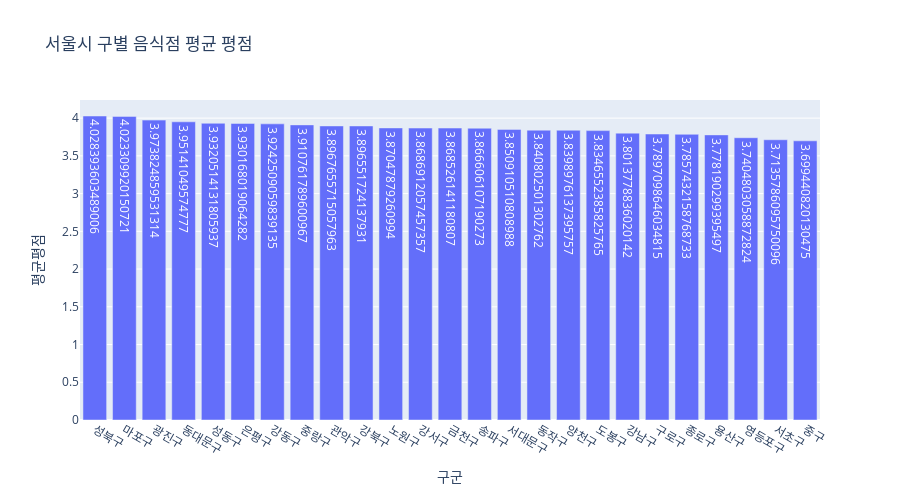

Notebook code for this chart:
### Code cell
seoul = df[df['시도'] == '서울']

gu_avg = seoul.groupby('구군')['reviewer_review_score'].agg(['mean', 'std', 'median', 'count']).reset_index()
gu_avg.columns = ['구군', '평균평점', '표준편차', '중앙값', '리뷰수']

gu_avg = gu_avg.sort_values('리뷰수', ascending=False)

fig = px.bar(
    gu_avg.sort_values('평균평점', ascending=False),
    x='구군',
    y='평균평점',
    title='서울시 구별 음식점 평균 평점',
    text='평균평점',
    hover_data={
        '평균평점': True,
        '표준편차': True,
        '중앙값': True,
        '리뷰수': True
    }
)

fig.update_layout(height=500, width=900)
fig.show()

### Figure 1 — Plotly figure (JSON) as saved in the notebook; plotly's stock layout.template omitted (floating-point values rounded to 4 significant figures)
{"data": [{"customdata": [[1.446, 5.0, 44020.0], [1.404, 5.0, 158200.0], [1.472, 5.0, 51080.0], [1.489, 5.0, 38570.0], [1.459, 5.0, 58660.0], [1.527, 5.0, 33150.0], [1.512, 5.0, 33940.0], [1.565, 5.0, 20680.0], [1.516, 5.0, 66600.0], [1.56, 5.0, 21290.0], [1.547, 5.0, 30740.0], [1.562, 5.0, 51240.0], [1.577, 5.0, 16280.0], [1.528, 5.0, 85870.0], [1.494, 5.0, 56340.0], [1.549, 5.0, 42220.0], [1.569, 5.0, 24220.0], [1.593, 5.0, 15630.0], [1.509, 5.0, 153700.0], [1.591, 5.0, 25850.0], [1.482, 4.0, 111100.0], [1.509, 4.0, 84040.0], [1.529, 4.0, 76370.0], [1.558, 4.0, 84450.0], [1.537, 4.0, 98720.0]], "hovertemplate": "구군=%{x}<br>평균평점=%{text}<br>표준편차=%{customdata[0]}<br>중앙값=%{customdata[1]}<br>리뷰수=%{customdata[2]}<extra></extra>", "legendgroup": "", "marker": {"color": "#636efa", "pattern": {"shape": ""}}, "name": "", "orientation": "v", "showlegend": false, "text": [4.028, 4.023, 3.974, 3.951, 3.932, 3.93, 3.924, 3.911, 3.897, 3.897, 3.87, 3.869, 3.869, 3.867, 3.851, 3.841, 3.84, 3.835, 3.801, 3.79, 3.786, 3.778, 3.74, 3.714, 3.699], "textposition": "auto", "type": "bar", "x": ["성북구", "마포구", "광진구", "동대문구", "성동구", "은평구", "강동구", "중랑구", "관악구", "강북구", "노원구", "강서구", "금천구", "송파구", "서대문구", "동작구", "양천구", "도봉구", "강남구", "구로구", "종로구", "용산구", "영등포구", "서초구", "중구"], "xaxis": "x", "y": [4.028, 4.023, 3.974, 3.951, 3.932, 3.93, 3.924, 3.911, 3.897, 3.897, 3.87, 3.869, 3.869, 3.867, 3.851, 3.841, 3.84, 3.835, 3.801, 3.79, 3.786, 3.778, 3.74, 3.714, 3.699], "yaxis": "y"}], "layout": {"barmode": "relative", "height": 500, "legend": {"tracegroupgap": 0}, "title": {"text": "서울시 구별 음식점 평균 평점"}, "width": 900, "xaxis": {"anchor": "y", "domain": [0, 1], "title": {"text": "구군"}}, "yaxis": {"anchor": "x", "domain": [0, 1], "title": {"text": "평균평점"}}}}
